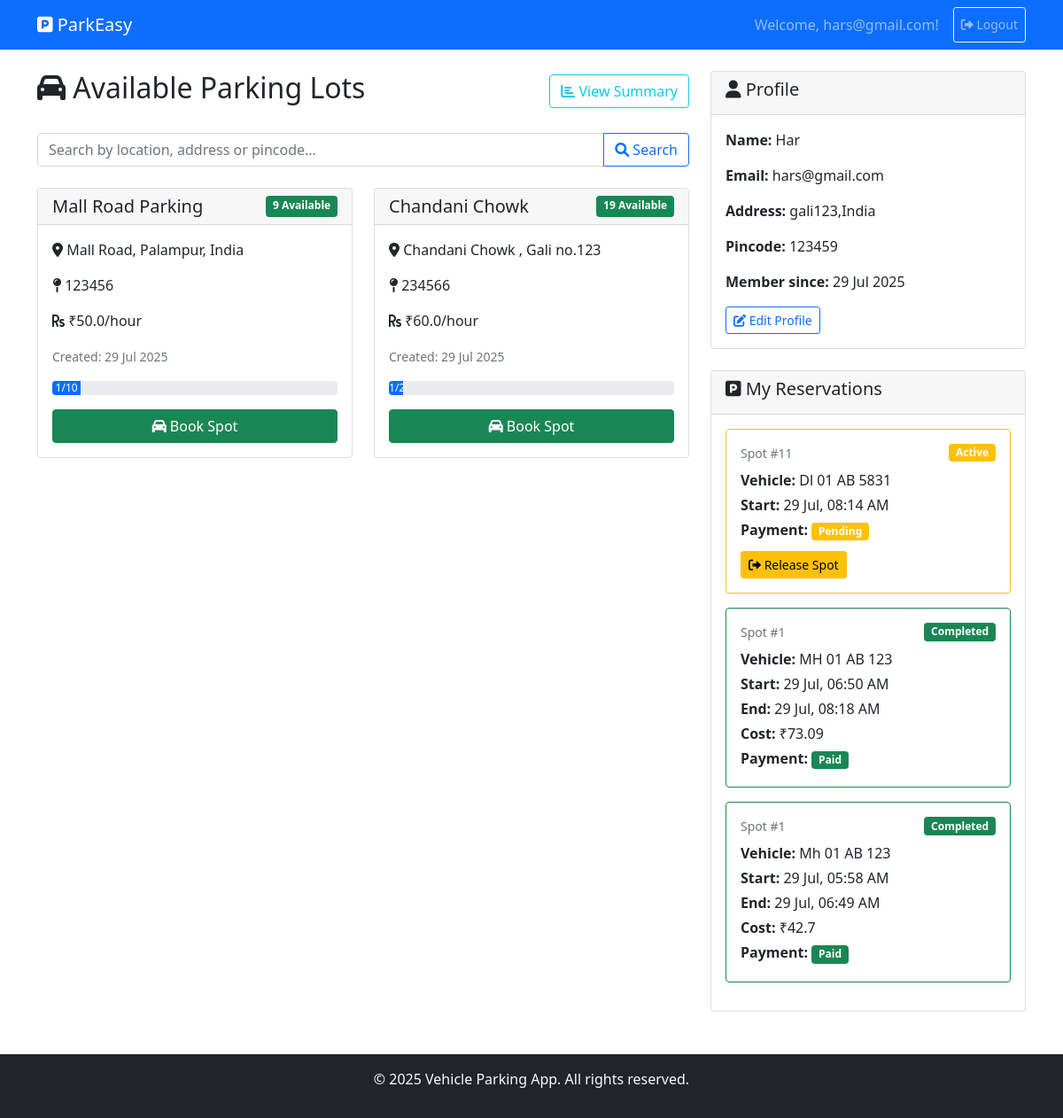
The page /user/dashboard (signed in) on the database its author committed.
### backend/models.py (models this page shows)
class ParkingLot(db.Model):
    __tablename__ = 'parking_lots'
    id = db.Column(db.Integer, primary_key=True)
    prime_location_name = db.Column(db.String(120), nullable=False)
    price = db.Column(db.Float, nullable=False)
    address = db.Column(db.String(200), nullable=False)
    pincode = db.Column(db.String(10), nullable=False)
    max_spots = db.Column(db.Integer, nullable=False)
    created_at = db.Column(db.DateTime, default=datetime.utcnow)
    spots = db.relationship('ParkingSpot', backref='lot', lazy=True, cascade="all, delete-orphan")

class User(db.Model):
    __tablename__ = 'users'
    id = db.Column(db.Integer, primary_key=True)
    username = db.Column(db.String(80), nullable=False, unique=True, index=True)
    email = db.Column(db.String(120), nullable=False, unique=True)
    password_hash = db.Column(db.String(128))
    name = db.Column(db.String(100))
    address = db.Column(db.String(200), nullable=False)
    pincode = db.Column(db.String(10), nullable=False)
    created_at = db.Column(db.DateTime, default=datetime.utcnow)
    user_type = db.Column(db.String(10), default='user')  # 'user' or 'admin'
    reservations = db.relationship('Reservation', backref='user', lazy=True)

class Reservation(db.Model):
    __tablename__ = 'reservations'
    id = db.Column(db.Integer, primary_key=True)
    spot_id = db.Column(db.Integer, db.ForeignKey('parking_spots.id'), nullable=False)
    user_id = db.Column(db.Integer, db.ForeignKey('users.id'), nullable=False)
    vehicle_number = db.Column(db.String(20), nullable=False)
    parking_timestamp = db.Column(db.DateTime, default=datetime.utcnow)
    expected_end_time = db.Column(db.DateTime)
    leaving_timestamp = db.Column(db.DateTime)
    parking_cost = db.Column(db.Float)
    payment_status = db.Column(db.String(20))   # e.g., "Paid", "Pending"
    payment_mode = db.Column(db.String(20))     # e.g., "UPI", "Cash"
    payment_time = db.Column(db.DateTime)
    force_released = db.Column(db.Boolean, default=False)
    status = db.Column(db.String(1), default='O')  # 'O' = Occupied, 'A' = Released

### app.py (the view)
    @app.route('/user/dashboard')
    def user_dashboard():
        if session.get('role') != 'user':
            flash('Please login as user.', 'warning')
            return redirect(url_for('login'))
        current_user = User.query.filter_by(
            username=session['username']).first()
        lots = ParkingLot.query.all()
        for lot in lots:
            lot.occupied_count = (
                ParkingSpot.query
                .filter_by(lot_id=lot.id, status='O')
                .count()
            )
        reservations = (
            Reservation.query
            .filter_by(user_id=current_user.id)
            .order_by(Reservation.parking_timestamp.desc())
            .all()
        )
        return render_template('user_dashboard.html',
                               user=current_user,
                               lots=lots,
                               reservations=reservations)

### templates/user_dashboard.html (shortened to what this page needs)
{% extends "base.html" %}
{% block content %}
<div class="row">
    <div class="col-md-8">
        <div class="d-flex justify-content-between align-items-center mb-4">
            <h2><i class="fas fa-car"></i> Available Parking Lots</h2>
            <a href="{{ url_for('user_summary') }}" class="btn btn-outline-info">
                <i class="fas fa-chart-bar"></i> View Summary
            </a>
        </div>
        <form method="POST" action="{{ url_for('user_search') }}" class="mb-4">
            <div class="input-group">
                <input type="text" class="form-control" name="query"
                       placeholder="Search by location, address or pincode...">
                <button class="btn btn-outline-primary" type="submit">
                    <i class="fas fa-search"></i> Search
                </button>
            </div>
        </form>
        {% if lots %}
        <div class="row">
            {% for lot in lots %}
            <div class="col-md-6 mb-4">
                <div class="card h-100">
                    <div class="card-header d-flex justify-content-between">
                        <h5 class="mb-0">{{ lot.prime_location_name }}</h5>
                        <span class="badge bg-{{ 'success' if (lot.max_spots - lot.occupied_count) > 0 else 'danger' }}">
                            {{ lot.max_spots - lot.occupied_count }} Available
                        </span>
                    </div>
                    <div class="card-body">
                        <p><i class="fas fa-map-marker-alt"></i> {{ lot.address }}</p>
                        <p><i class="fas fa-map-pin"></i> {{ lot.pincode }}</p>
                        <p><i class="fas fa-rupee-sign"></i> ₹{{ lot.price }}/hour</p>
                        <p><small class="text-muted">Created: {{ lot.created_at.strftime('%d %b %Y') }}</small></p>
                        <div class="progress mb-3">
                            <div class="progress-bar" role="progressbar"
                                 style="width: {{ (lot.occupied_count / lot.max_spots * 100) if lot.max_spots > 0 else 0 }}%">
                                {{ lot.occupied_count }}/{{ lot.max_spots }}
                            </div>
                        </div>
                        {% if lot.max_spots - lot.occupied_count > 0 %}
                        <a href="{{ url_for('user_book_spot', lot_id=lot.id) }}" class="btn btn-success w-100">
                            <i class="fas fa-car"></i> Book Spot
                        </a>
                        {% else %}
                        <button class="btn btn-secondary w-100" disabled>
                            <i class="fas fa-times"></i> No Spots Available
                        </button>
                        {% endif %}
                    </div>
                </div>
            </div>
            {% endfor %}
        </div>
        {% endif %}
    </div>
    <div class="col-md-4">
        <div class="card mb-4">
            <div class="card-header">
                <h5><i class="fas fa-user"></i> Profile</h5>
            </div>
            <div class="card-body">
                <p><strong>Name:</strong> {{ user.name if user else session.username }}</p>
                <p><strong>Email:</strong> {{ user.email if user else session.email }}</p>
                {% if user %}
                <p><strong>Address:</strong> {{ user.address }}</p>
                <p><strong>Pincode:</strong> {{ user.pincode }}</p>
                <p><strong>Member since:</strong> {{ user.created_at.strftime('%d %b %Y') }}</p>
                <a href="{{ url_for('user_edit_profile') }}" class="btn btn-outline-primary btn-sm">
                    <i class="fas fa-edit"></i> Edit Profile
                </a>
                {% endif %}
            </div>
        </div>
        <div class="card">
            <div class="card-header">
                <h5><i class="fas fa-parking"></i> My Reservations</h5>
            </div>
            <div class="card-body">
                {% if reservations %}
                    {% for reservation in reservations[:5] %}
                    <div class="mb-3 p-3 border rounded {{ 'border-warning' if reservation.status == 'O' else 'border-success' }}">
                        <div class="d-flex justify-content-between align-items-start mb-2">
                            <small class="text-muted">Spot #{{ reservation.spot_id }}</small>
                            <span class="badge bg-{{ 'warning' if reservation.status == 'O' else 'success' }}">
                                {{ 'Active' if reservation.status == 'O' else 'Completed' }}
                            </span>
                        </div>
                        <p class="mb-1"><strong>Vehicle:</strong> {{ reservation.vehicle_number }}</p>
                        <p class="mb-1"><strong>Start:</strong> {{ reservation.parking_timestamp.strftime('%d %b, %I:%M %p') }}</p>
                        {% if reservation.leaving_timestamp %}
                        <p class="mb-1"><strong>End:</strong> {{ reservation.leaving_timestamp.strftime('%d %b, %I:%M %p') }}</p>
                        {% endif %}
                        {% if reservation.parking_cost %}
                        <p class="mb-1"><strong>Cost:</strong> ₹{{ reservation.parking_cost }}</p>
                        {% endif %}
                        {% if reservation.payment_status %}
                        <p class="mb-1"><strong>Payment:</strong>
                            <span class="badge bg-{{ 'success' if reservation.payment_status == 'Paid' else 'warning' }}">
                                {{ reservation.payment_status }}
                            </span>
                        </p>
                        {% endif %}
                        {% if reservation.status == 'O' %}
                        <a href="{{ url_for('user_release_spot', spot_id=reservation.spot_id) }}"
                           class="btn btn-warning btn-sm mt-2">
                            <i class="fas fa-sign-out-alt"></i> Release Spot
                        </a>
                        {% endif %}
                    </div>
                    {% endfor %}
                {% else %}
                <p class="text-muted">No reservations yet.</p>
                {% endif %}
            </div>
        </div>
    </div>
</div>
{% endblock %}

### rows shown on the page
ParkingLot: prime_location_name "Mall Road Parking", lot.max_spots-lot.occupied_count "9", address "Mall Road, Palampur, India", pincode "123456", price "50.0", created_at "29 Jul 2025", occupied_count "1", max_spots "10"
ParkingLot: prime_location_name "Chandani Chowk", lot.max_spots-lot.occupied_count "19", address "Chandani Chowk , Gali no.123", pincode "234566", price "60.0", created_at "29 Jul 2025", occupied_count "1"
User: name "Har", email "hars@gmail.com", address "gali123,India", pincode "123459", created_at "29 Jul 2025"
Reservation: spot_id "11", status "Active", vehicle_number "Dl 01 AB 5831", parking_timestamp "29 Jul, 08:14 AM", payment_status "Pending"
Reservation: spot_id "1", status "Completed", vehicle_number "MH 01 AB 123", parking_timestamp "29 Jul, 06:50 AM", leaving_timestamp "29 Jul, 08:18 AM", parking_cost "73.09", payment_status "Paid"
Reservation: spot_id "1", status "Completed", vehicle_number "Mh 01 AB 123", parking_timestamp "29 Jul, 05:58 AM", leaving_timestamp "29 Jul, 06:49 AM", parking_cost "42.7", payment_status "Paid"

### other values the page prints
{{ session.username }} "hars@gmail.com"
